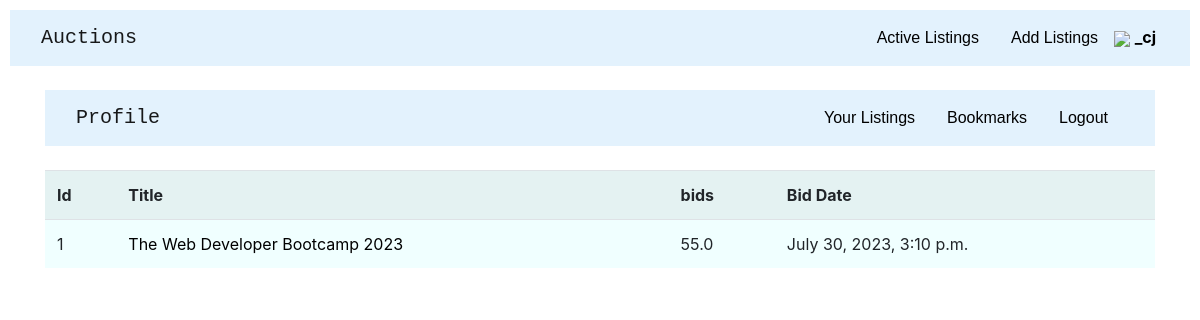
The page /profile/mybids (signed in) on the database its author committed.
### auctions/models.py (models this page shows, shortened)
class User(AbstractUser):
    pass

class Auction_list(models.Model):
    title = models.CharField(max_length=30, blank=False)
    created_on = models.DateTimeField(auto_now_add=True)
    last_modified = models.DateTimeField(auto_now=True)
    image_url = models.CharField(
        max_length=1000, blank=True, null=True)
    desc = models.TextField(max_length=3000, null=False)
    bid = models.ForeignKey(
        Bids, on_delete=models.CASCADE, related_name='userBids', )
    owner = models.ForeignKey(
        User, on_delete=models.CASCADE, related_name='ownerAuction')
    is_active = models.BooleanField(default=True)
    catagory = models.ForeignKey(
        Catagory, on_delete=models.CASCADE, related_name="cat", default=" ", null=True)
    class Meta:
        ordering = ['-created_on']

class Bids(models.Model):
    bid = models.FloatField(blank=False)
    user = models.ForeignKey(
        User, on_delete=models.CASCADE, related_name='ownerUser')
    bid_time = models.DateTimeField(auto_now=True)
    auction_id = models.IntegerField(blank=True, null=True)

### auctions/views.py (the view)
# urls.py: path("profile/mybids", views.mybids, name="mybids"),
def mybids(request):
    bid_list = Bids.objects.filter(auction_id__isnull=False, user=request.user)
    bid_data = []
    for bid in bid_list:
        auction_id = bid.auction_id
        try:
            auction_item = Auction_list.objects.get(pk=auction_id)
            bid_data.append({
                "id": bid.id,
                "title": auction_item.title,
                "bid": bid.bid,
                "auction_id": bid.auction_id,
                "bid_time": bid.bid_time,
            })
        except Auction_list.DoesNotExist:
            pass
    return render(request, "auctions/your_bids.html", {
        "bid_data": bid_data,
    })

### auctions/templates/auctions/your_bids.html
{% extends 'auctions/layout.html' %}
{% block body %}
<div class="container-md">
    <nav class="navbar navbar-light" style="background-color: #e3f2fd;">
        <div class=" container-fluid">
            <a class="navbar-brand" href="{% url 'index' %}" style="font-family: monospace;">Profile</a>
            <ul class="nav justify-content-end">
                <li class="nav-item">
                    <a class="nav-link" href="{% url 'profile' %}">Your Listings</a>
                </li>
                <li class="nav-item">
                    <a class="nav-link" href="{% url 'bookmarks' %}">Bookmarks</a>
                </li>
                <li class="nav-item">
                    <div>
                        <a class="nav-link" href="{% url 'logout' %}">Logout</a>
                    </div>
                </li>
            </ul>
        </div>
    </nav>
    <br>
    <table class="table table-striped">
        <tr>
            <th>Id</th>
            <th>Title</th>
            <th>bids</th>
            <th>Bid Date</th>
        </tr>
        {% for item in bid_data %}
        <tr>
            <td>{{ forloop.counter }}</td>
            <td>
                {% if item.title %}
                <a href="{% url 'details' item.auction_id %}">{{ item.title }}</a>
                {% else %}
                Auction Not Found
                {% endif %}
            </td>
            <td>{{ item.bid }}</td>
            <td>{{ item.bid_time }}</td>
        </tr>
        {% endfor %}
    </table>
</div>
{% endblock body %}

### auctions/templates/auctions/layout.html (shortened to what this page needs)
{% load static %}
<!DOCTYPE html>
<html lang="en">
<head>
    <link rel="stylesheet" href="https://stackpath.bootstrapcdn.com/bootstrap/4.4.1/css/bootstrap.min.css"
>
    <link href="{% static 'auctions/styles.css' %}" rel="stylesheet">
</head>
<body>
    <nav class="navbar navbar-light" style="background-color: #e3f2fd;">
        <div class=" container-fluid">
            <a class="navbar-brand" href="{% url 'index' %}" style="font-family: monospace;">Auctions</a>
            <ul class="nav justify-content-end">
                <li class="nav-item">
                    <a class="nav-link" href="{% url 'index' %}">Active
                        Listings</a>
                </li>
                <li class="nav-item">
                    <a class="nav-link" href="{% url 'add_lists' %}">Add Listings</a>
                </li>
                <li class="nav-item">
                    {% if request.user.is_authenticated %}
                    <div>
                        <span style="padding-right:3px; padding-top: 7px; display:inline-block;">
                            <img class="manImg" src="https://cdn-icons-png.flaticon.com/512/1144/1144760.png"
                                style="width: 25px;">
                            <strong> <a href="{% url 'profile' %}"
                                    style="color: black;">{{user.username}}</a></strong></img>
                        </span>
                    </div>
                    {% else %}
                    <a class="nav-link" href="{% url 'register' %}">Register</a>
                    {% endif %}
                </li>
            </ul>
        </div>
    </nav>
    <br>
    {% block body %}
    {% endblock %}
</body>
</html>

### auctions/static/auctions/styles.css (style rules this page uses)
body { padding: 10px; }
a { color: black; }

### auctions/templates/auctions/layout.html (style rules this page uses)
.nav-link { font-family: Impact, Haettenschweiler, 'Arial Narrow Bold', sans-serif; }
table { background-color: azure; }

### rows shown on the page
User: username "_cj"
Auction_list: title "The Web Developer Bootcamp 2023"
Bids: bid "55.0", bid_time "July 30, 2023, 3:10 p.m."
